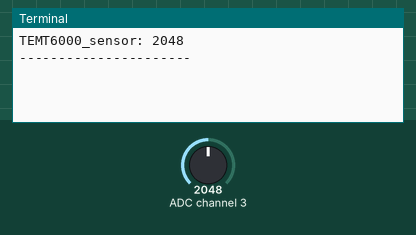
Simulated run of this program. Board: Raspberry Pi (BCM pin numbers). Parts: the last lines printed to the terminal. The inputs (shaded band) are chosen by the test bench; at power-on: ADC channel 3 = 2048 (analog values on the 0–4095 scale). No MQTT or app messages arrive unless stated.

Above: at 1.3 s.
1.4 s: ADC channel 3 set to 2866
At 6.1 s:
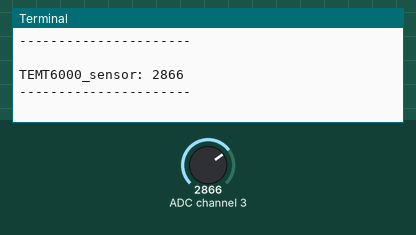
7.4 s: ADC channel 3 set to 3603
At 11.1 s:
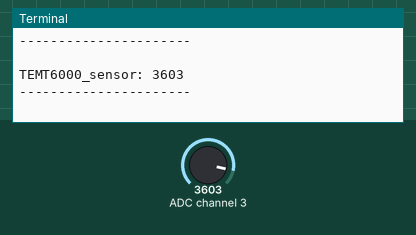
Timing chart, 0 to 12.6 s (numbered marks = the images above; inputs shaded):
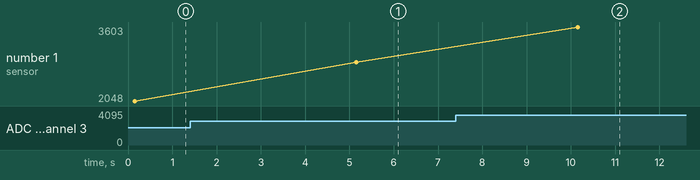

Measured:
- after the input at 1.4 s, the terminal: prints a new line after 3.8 s (image 1)
- after the input at 7.4 s, the terminal: prints a new line after 2.8 s (image 2)
- plotted number 1: 2048 → 2866 after the input at 1.4 s, 2866 → 3603 after the input at 7.4 s

The program:

TEMT6000.py
```python
import spidev
import time
import paho.mqtt.client as mqtt
import json

THINGSBOARD_HOST = 'demo.thingsboard.io'
Token = 'bdThfGxgIYh7TmSuLrM8'
client = mqtt.Client()

# Set access token
client.username_pw_set(Token)

# Connect to ThingsBoard using default MQTT port and 60 seconds keepalive interval
client.connect(THINGSBOARD_HOST, 1883, 60)

client.loop_start()

spi = spidev.SpiDev() # Open SPI bus
spi.open(0, 0)
spi.max_speed_hz = 100000

Data = {"Sensor_Type": "TEMT6000_sensor"}

def ReadChannel(channel): # read channel (0-7) from MCP3208
    adc = spi.xfer([6 | (channel & 4) >> 2, (channel & 3) << 6, 0],5,1000)
    data = ((adc[1] & 15) << 8) + adc[2]
    return data

while(True):
    value = ReadChannel(3)
    print(f"TEMT6000_sensor: {value}")
    print("----------------------")
    print("                 ")

    Data["TEMT6000_sensor"] = value
    client.publish('v1/devices/me/telemetry',json.dumps(Data), 1)
    time.sleep(5)
```
